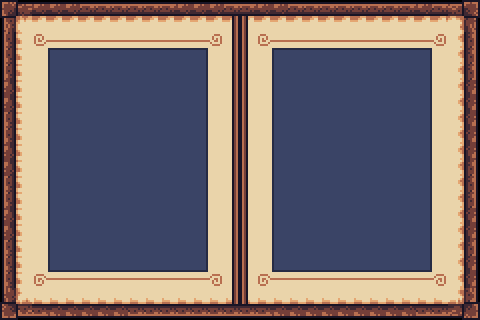

Below is a game level as drawn by its tile map, then a one-line description and the .tmx file that defines it, in full:
An orthogonal 30x20 tile map with 16x16 px tiles, 2 tile layers (Tile Layer 1, Tile Layer 2).

<map version="1.9" tiledversion="1.9.2" orientation="orthogonal" renderorder="right-down" width="30" height="20" tilewidth="16" tileheight="16" infinite="0" nextlayerid="3" nextobjectid="1">
 <tileset firstgid="1" source="GUI_2x.tsx" />
 <layer id="1" name="Tile Layer 1" width="30" height="20">
  <data encoding="csv">
138,139,1073742017,1073742017,1073742017,1073742016,1073742016,1073742016,1073742016,1073742016,1073742016,1073742017,1073742017,1073742017,1073742016,1073742016,1073742017,1073742017,1073742016,1073742016,1073742016,1073742016,1073742016,1073742016,1073742016,1073742016,1073742017,1073742016,140,141,
157,13,14,14,14,14,14,14,14,14,14,14,14,14,14,14,14,14,14,14,14,14,14,14,14,14,14,14,15,160,
153,32,33,33,33,33,33,33,33,33,33,33,33,33,33,33,33,33,33,33,33,33,33,33,33,33,33,33,34,175,
153,32,33,33,33,33,33,33,33,33,33,33,33,33,33,33,33,33,33,33,33,33,33,33,33,33,33,33,34,175,
153,32,33,33,33,33,33,33,33,33,33,33,33,33,33,33,33,33,33,33,33,33,33,33,33,33,33,33,34,175,
172,32,33,33,33,33,33,33,33,33,33,33,33,33,33,33,33,33,33,33,33,33,33,33,33,33,33,33,34,156,
172,32,33,33,33,33,33,33,33,33,33,33,33,33,33,33,33,33,33,33,33,33,33,33,33,33,33,33,34,156,
153,32,33,33,33,33,33,33,33,33,33,33,33,33,33,33,33,33,33,33,33,33,33,33,33,33,33,33,34,156,
153,32,33,33,33,33,33,33,33,33,33,33,33,33,33,33,33,33,33,33,33,33,33,33,33,33,33,33,34,156,
172,32,33,33,33,33,33,33,33,33,33,33,33,33,33,33,33,33,33,33,33,33,33,33,33,33,33,33,34,156,
172,32,33,33,33,33,33,33,33,33,33,33,33,33,33,33,33,33,33,33,33,33,33,33,33,33,33,33,34,175,
153,32,33,33,33,33,33,33,33,33,33,33,33,33,33,33,33,33,33,33,33,33,33,33,33,33,33,33,34,175,
153,32,33,33,33,33,33,33,33,33,33,33,33,33,33,33,33,33,33,33,33,33,33,33,33,33,33,33,34,175,
172,32,33,33,33,33,33,33,33,33,33,33,33,33,33,33,33,33,33,33,33,33,33,33,33,33,33,33,34,156,
172,32,33,33,33,33,33,33,33,33,33,33,33,33,33,33,33,33,33,33,33,33,33,33,33,33,33,33,34,156,
153,32,33,33,33,33,33,33,33,33,33,33,33,33,33,33,33,33,33,33,33,33,33,33,33,33,33,33,34,175,
153,32,33,33,33,33,33,33,33,33,33,33,33,33,33,33,33,33,33,33,33,33,33,33,33,33,33,33,34,156,
153,32,33,33,33,33,33,33,33,33,33,33,33,33,33,33,33,33,33,33,33,33,33,33,33,33,33,33,34,156,
176,51,52,52,52,52,52,52,52,52,52,52,52,52,52,52,52,52,52,52,52,52,52,52,52,52,52,52,53,179,
195,196,192,193,193,193,193,193,192,192,192,192,192,192,192,192,192,193,193,193,193,193,193,193,193,193,192,192,197,198
</data>
 </layer>
 <layer id="2" name="Tile Layer 2" width="30" height="20">
  <data encoding="csv">
0,0,0,0,0,0,0,0,0,0,0,0,0,0,0,0,0,0,0,0,0,0,0,0,0,0,0,0,0,0,
0,0,0,0,0,0,0,0,0,0,0,0,0,0,3758096596,1610612948,0,0,0,0,0,0,0,0,0,0,0,0,0,0,
0,0,64,65,65,65,65,65,65,65,65,65,65,66,3758096596,1610612948,64,65,65,65,65,65,65,65,65,65,65,66,0,0,
0,0,0,1,2,2,2,2,2,2,2,2,3,0,3758096596,1610612948,0,1,2,2,2,2,2,2,2,2,3,0,0,0,
0,0,0,20,21,21,21,21,21,21,21,21,22,0,3758096596,1610612948,0,20,21,21,21,21,21,21,21,21,22,0,0,0,
0,0,0,20,21,21,21,21,21,21,21,21,22,0,3758096596,1610612948,0,20,21,21,21,21,21,21,21,21,22,0,0,0,
0,0,0,20,21,21,21,21,21,21,21,21,22,0,3758096596,1610612948,0,20,21,21,21,21,21,21,21,21,22,0,0,0,
0,0,0,20,21,21,21,21,21,21,21,21,22,0,3758096596,1610612948,0,20,21,21,21,21,21,21,21,21,22,0,0,0,
0,0,0,20,21,21,21,21,21,21,21,21,22,0,3758096596,1610612948,0,20,21,21,21,21,21,21,21,21,22,0,0,0,
0,0,0,20,21,21,21,21,21,21,21,21,22,0,3758096596,1610612948,0,20,21,21,21,21,21,21,21,21,22,0,0,0,
0,0,0,20,21,21,21,21,21,21,21,21,22,0,3758096596,1610612948,0,20,21,21,21,21,21,21,21,21,22,0,0,0,
0,0,0,20,21,21,21,21,21,21,21,21,22,0,3758096596,1610612948,0,20,21,21,21,21,21,21,21,21,22,0,0,0,
0,0,0,20,21,21,21,21,21,21,21,21,22,0,3758096596,1610612948,0,20,21,21,21,21,21,21,21,21,22,0,0,0,
0,0,0,20,21,21,21,21,21,21,21,21,22,0,3758096596,1610612948,0,20,21,21,21,21,21,21,21,21,22,0,0,0,
0,0,0,20,21,21,21,21,21,21,21,21,22,0,3758096596,1610612948,0,20,21,21,21,21,21,21,21,21,22,0,0,0,
0,0,0,20,21,21,21,21,21,21,21,21,22,0,3758096596,1610612948,0,20,21,21,21,21,21,21,21,21,22,0,0,0,
0,0,0,39,40,40,40,40,40,40,40,40,41,0,3758096596,1610612948,0,39,40,40,40,40,40,40,40,40,41,0,0,0,
0,0,67,68,68,68,68,68,68,68,68,68,68,69,3758096596,1610612948,67,68,68,68,68,68,68,68,68,68,68,69,0,0,
0,0,0,0,0,0,0,0,0,0,0,0,0,0,3758096596,1610612948,0,0,0,0,0,0,0,0,0,0,0,0,0,0,
0,0,0,0,0,0,0,0,0,0,0,0,0,0,0,0,0,0,0,0,0,0,0,0,0,0,0,0,0,0
</data>
 </layer>
</map>
